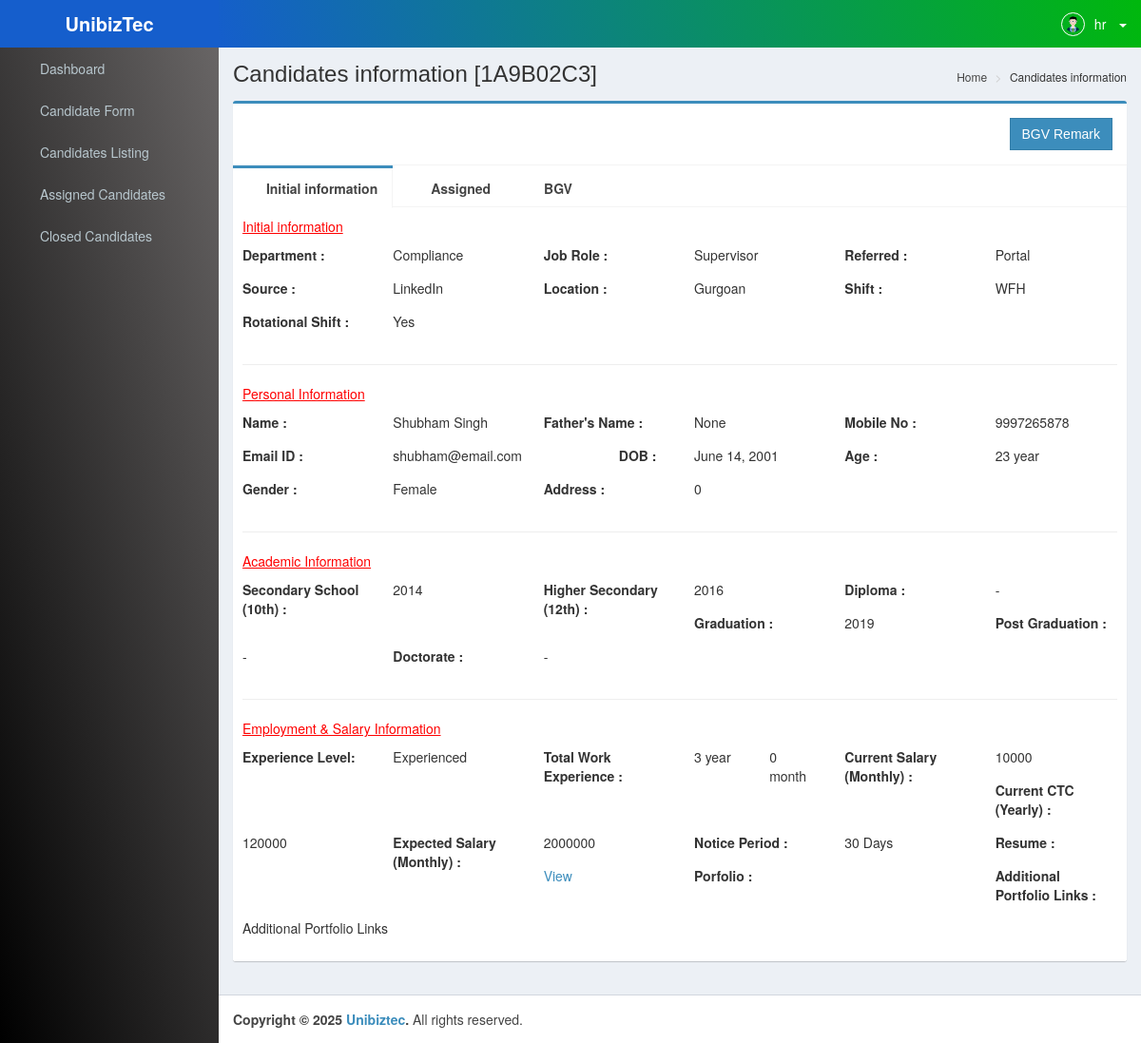
The app's page /candidate-info/1A9B02C3 (signed in), older data.
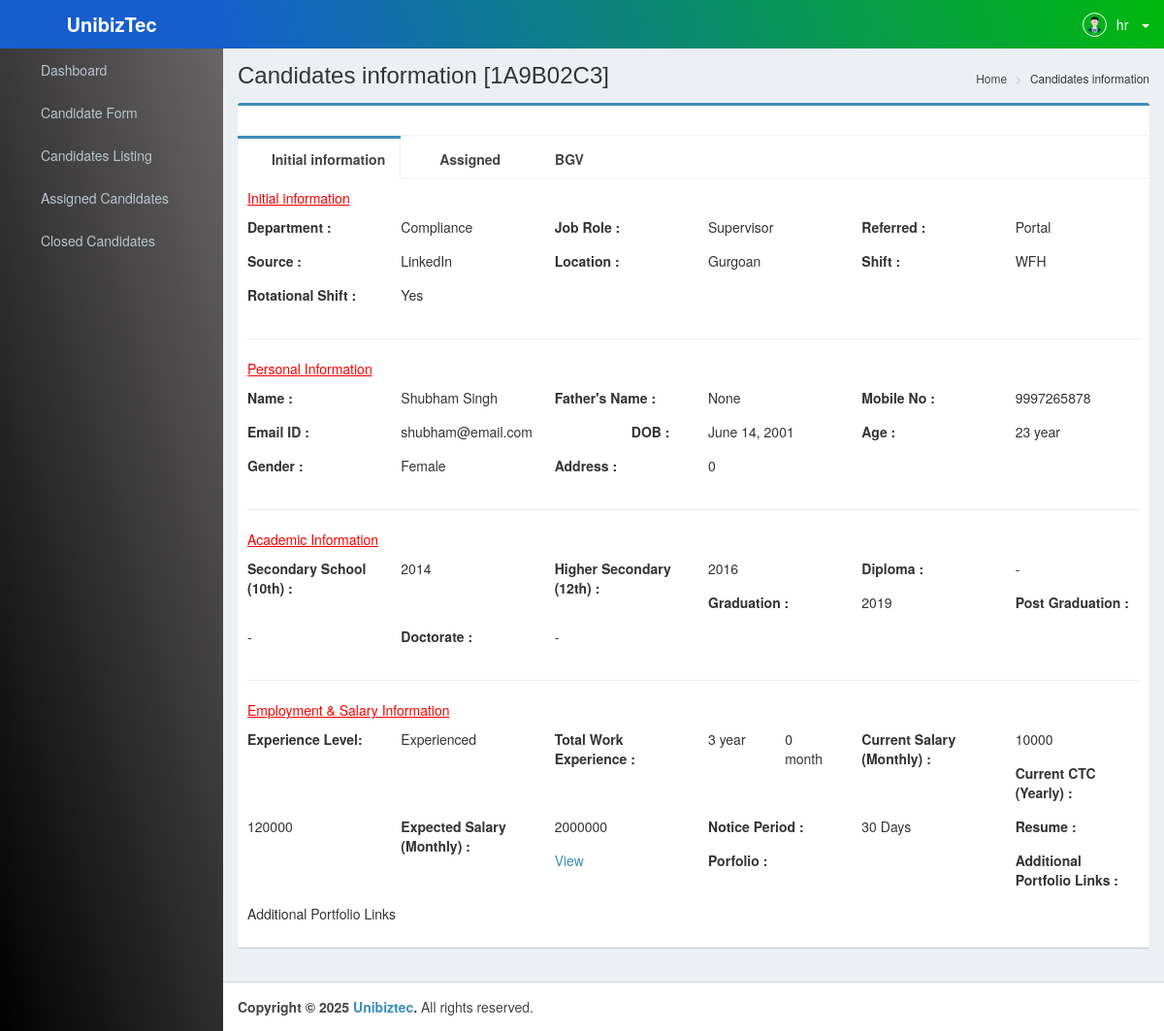
The same page, newer data.
### hrmsApp/views.py (the view)
# urls.py: path('candidate-info/<str:token>',views.candidate_info_view,name="candidate_info"),
def candidate_info_view(request, token):
    candidate = get_object_or_404(
        Candidate.objects.prefetch_related('ed_candidate', 'exp_candidate'),
        token=token
    )
    education = candidate.ed_candidate.get()
    experience = candidate.exp_candidate.get()
    hr_users = User.objects.filter(userprofile__designation='hr',is_active=1)
    tls = User.objects.filter(userprofile__designation='tl / supervisor',is_active=1)
    managers = User.objects.filter(userprofile__designation='manager',is_active=1)
    currentAssign = Assign.objects.filter(candidate=candidate.id).order_by('-id').first()
    assigning = Assign.objects.filter(candidate=candidate).order_by('-id') \
        .prefetch_related('assign_candidate__remark_info')
    bgv = Bgv.objects.filter(candidate=candidate)
    bgv = bgv.prefetch_related('bgv_doc')
    bgv_assign = Assign.objects.filter(candidate=candidate,int_round=7).first()
    if bgv_assign:
        bgv_remark = Remark.objects.get(assigned_id=bgv_assign.id)
    else:
        bgv_remark = None
    if currentAssign is None:
        int_r = None
    else:
        int_r = currentAssign.int_round
    hr_re = Assign.objects.filter(candidate=candidate.id,int_round__in=[0, 1]).first()
    mn_re = Assign.objects.filter(candidate=candidate.id,int_round=4).first()
    tl_re = Assign.objects.filter(candidate=candidate.id,int_round=2).first()
    return render(request, 'pages/candidate-info.html',{
        'candidate': candidate,
        'education': education,
        'experience': experience,
        'hr_users': hr_users,
        'int_r': int_r,
        'assigning': assigning,
        'tls' : tls,
        'managers': managers,
        'hr_re': hr_re,
        'mn_re': mn_re,
        'tl_re': tl_re,
        'bgv': bgv,
        'bgv_remark': bgv_remark
    })

### hrmsApp/context_processors.py (called while the page is built)
def current_year(request):
    return {'current_year': datetime.datetime.now().year}

### hrmsApp/templatetags/custom_tags.py (called while the page is built)
@register.filter
def calculate_age(dob):
    if dob:
        today = datetime.today().date()
        age = today.year - dob.year - ((today.month, today.day) < (dob.month, dob.day))
        return age
    return None

@register.filter
def time(value):
    try:
        time_obj = datetime.strptime(value, '%H:%M')
        return time_obj.strftime('%I:%M %p')
    except ValueError:
        return value

@register.filter
def split(value, delimiter="/"):
    return value.split(delimiter)

### hrmsApp/templates/pages/candidate-info.html (shortened to what the changed rows need)
{% extends 'layouts/base.html' %}
{% block content %}
{% load custom_tags %}
<div class="content-wrapper">
    <section class="content-header">
        <h1>
            Candidates information [{{candidate.token}}]
        </h1>
    </section>
    <section class="content">
        <div class="row">
            <div class="col-md-12">
                <div class="box box-primary">
                    <div class="box-header with-border">
                        <h3 class="box-title pull-right">
                            {% if hr_re is not None %}
                                {% if candidate.bgv_link == 2 and candidate.doc_link == 0 %}
                                   {% if request.user.id == 1 or hr_re.assign_to.id == request.user.id %}
                                        <a href="javascript:void(0)" class="btn btn-flat btn-primary" data-toggle="modal" data-target="#bgbRemark">BGV Remark</a>
                                   {% endif %}
                                {% endif %}
                            {% endif %}
                        </h3>
                    </div>
                    <div class="nav-tabs-custom">
                        <ul class="nav nav-tabs" id="myTab">
                        </ul>
                        <div class="tab-content">
                        </div>
                    </div>
                </div>
            </div>
        </div>
    </section>
</div>
{% endblock content %}

Row changes from the older to the newer data that the page shows:
changed Candidate "Portal": doc_link 0 → 1 (drawn)
Text that changed along with them:
text no longer shown: "BGV Remark"
